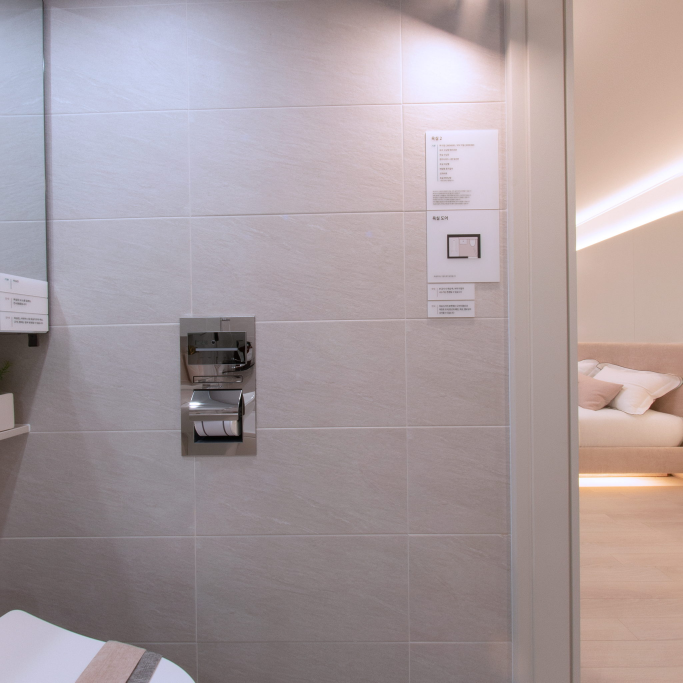
#> input picture references/modelhouse/vr84a/011_r.jpg, 2048 x 2048 px (shown at 1/3 size)
$ python prepare_master_bath_tile.py
#> lines starting #> are read from the running program, lines starting #| are printed output that depends on the picture
"""Extract photo detail while removing panorama lighting/colour casts for Q24."""
from pathlib import Path
from PIL import Image,ImageFilter
import numpy as np
root=Path(__file__).resolve().parent.parent
image=Image.open(root/'references/modelhouse/vr84a/011_r.jpg').convert('RGB')
#> image is the input picture: PIL image 2048x2048 RGB; mean R, G, B 168.5, 155.8, 158.9
# Clear tile interior: no labels, fittings or photographed grout.
patch=image.crop((640,400,1100,620)).resize((1024,512),Image.Resampling.LANCZOS).convert('L')
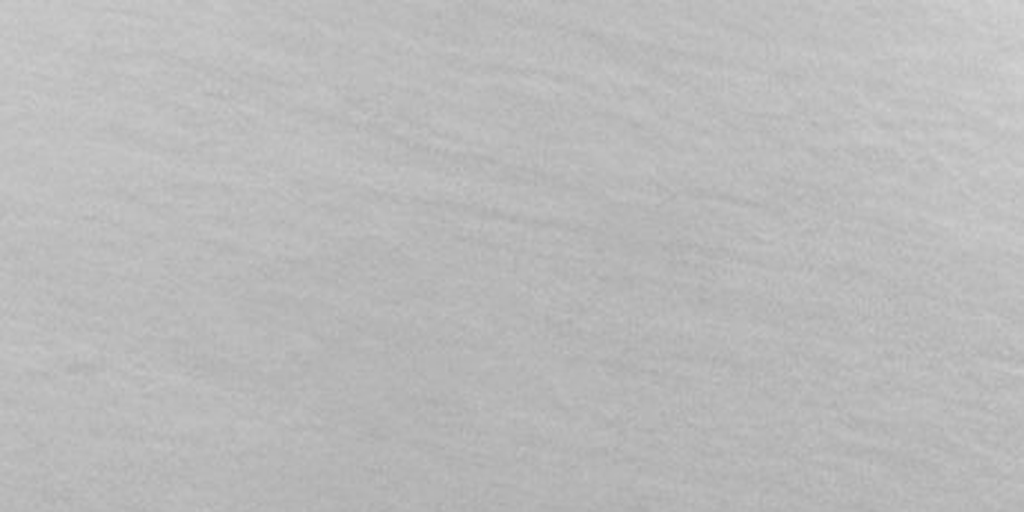
#> patch: PIL image 1024x512 L; min 169, max 210, mean 186.2
detail=np.asarray(patch,dtype=float)-np.asarray(patch.filter(ImageFilter.GaussianBlur(24)),dtype=float)
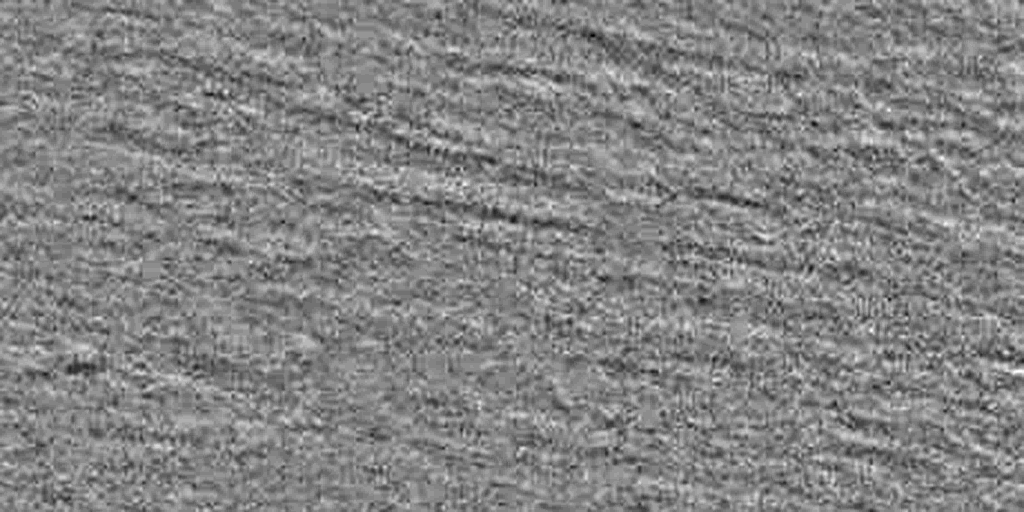
#> detail: shape (512, 1024) float64; min -15, max 14, mean -0.00597; drawn with min black and max white
albedo=np.clip(np.array([184.,182.,177.])[None,None,:]+detail[:,:,None]*.65,0,255).astype('uint8')
out=root/'assets/textures_export/q24_tile_albedo.png'
Image.fromarray(albedo).save(out)
print('Prepared neutral photo-detail tile:',out)

$ run again, with references/modelhouse/vr84a/013_r.jpg copied over references/modelhouse/vr84a/011_r.jpg
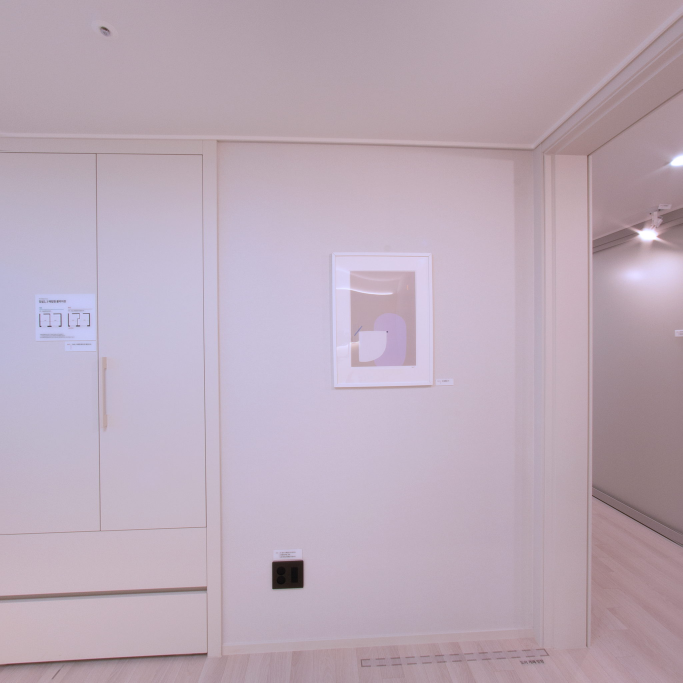
#> input picture references/modelhouse/vr84a/013_r.jpg, 2048 x 2048 px (shown at 1/3 size)
#> image is the input picture: PIL image 2048x2048 RGB; mean R, G, B 186.8, 170, 183.6
#> `detail=np.asarray(patch,dtype=float)-np.asarray(patch.filter(ImageFilt..`:
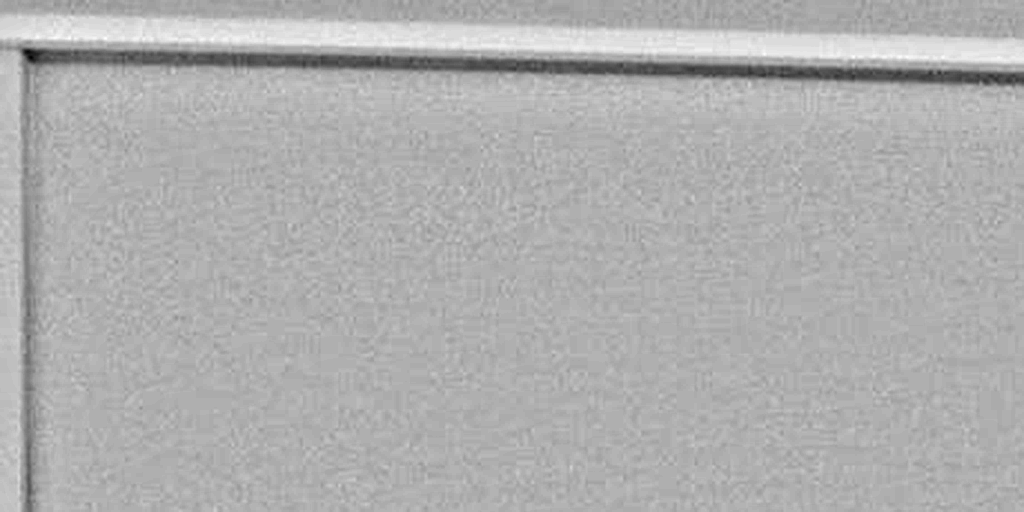
#> detail: shape (512, 1024) float64; min -44, max 20, mean -0.00899; drawn with min black and max white
#> `albedo=np.clip(np.array([184.,182.,177.])[None,None,:]+detail[:,:,None..`:
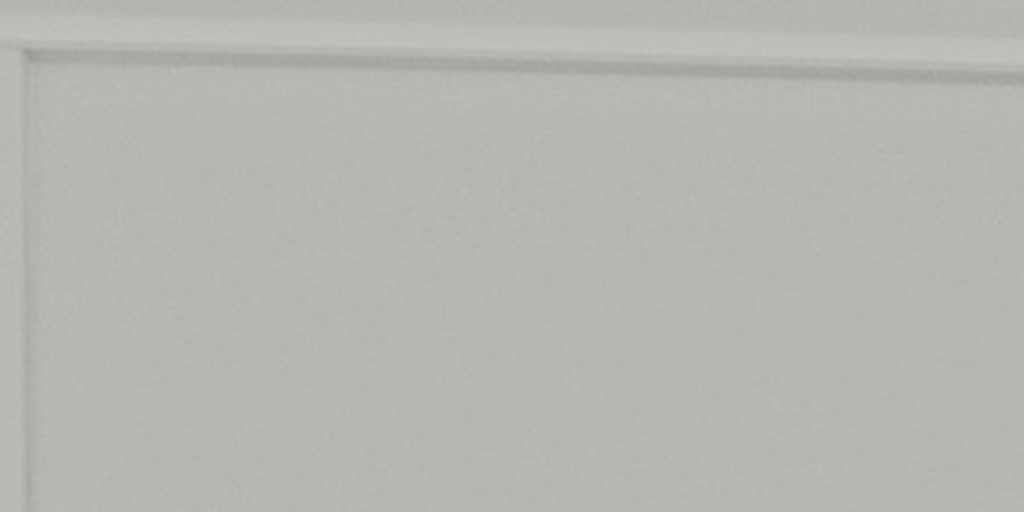
#> albedo: shape (512, 1024, 3); mean of channels 0, 1, 2 183.6, 181.6, 176.6; drawn as R, G, B

$ run again, with references/modelhouse/vr84a/015_r.jpg copied over references/modelhouse/vr84a/011_r.jpg
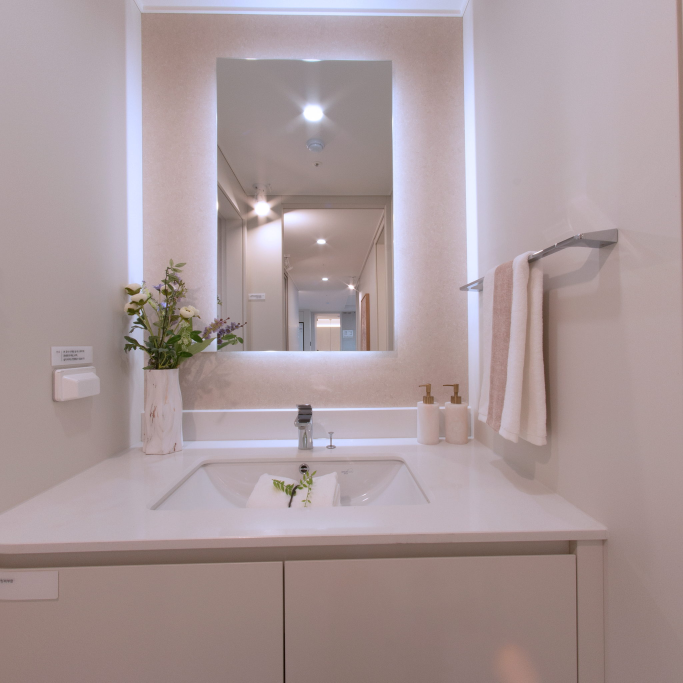
#> input picture references/modelhouse/vr84a/015_r.jpg, 2048 x 2048 px (shown at 1/3 size)
#> image is the input picture: PIL image 2048x2048 RGB; mean R, G, B 169.7, 153.5, 155.4
#> `detail=np.asarray(patch,dtype=float)-np.asarray(patch.filter(ImageFilt..`:
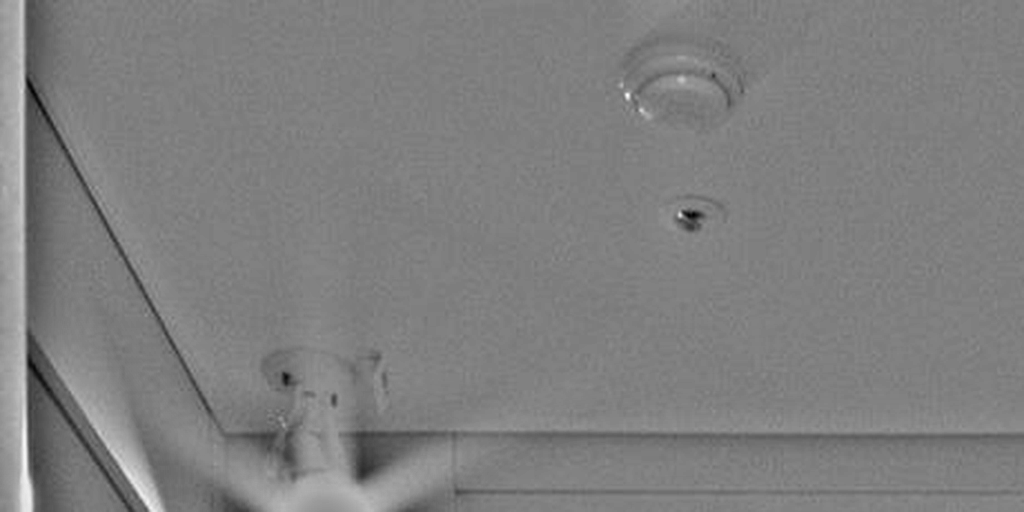
#> detail: shape (512, 1024) float64; min -79, max 79, mean -0.1; drawn with min black and max white
#> `albedo=np.clip(np.array([184.,182.,177.])[None,None,:]+detail[:,:,None..`:
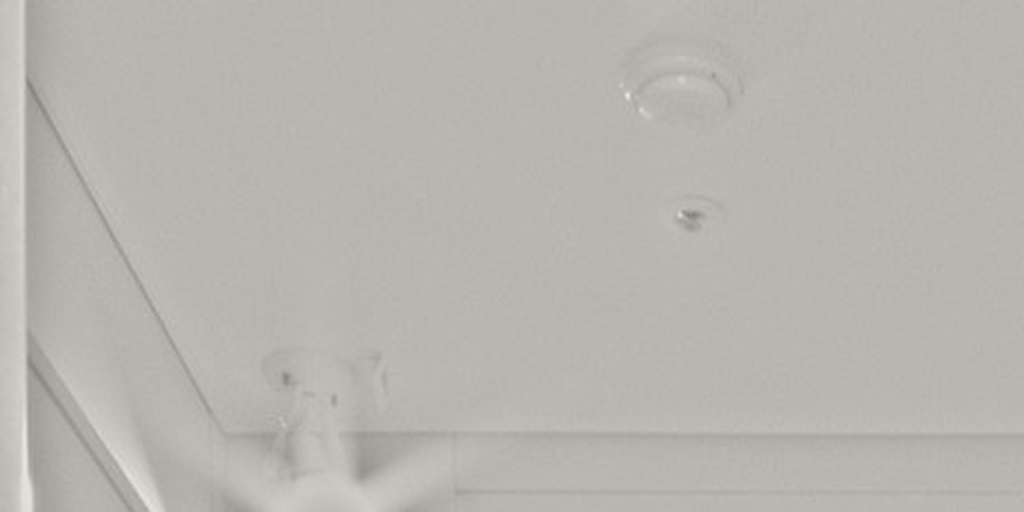
#> albedo: shape (512, 1024, 3); mean of channels 0, 1, 2 183.5, 181.5, 176.5; drawn as R, G, B

$ run again, with references/modelhouse/vr84a/016_r.jpg copied over references/modelhouse/vr84a/011_r.jpg
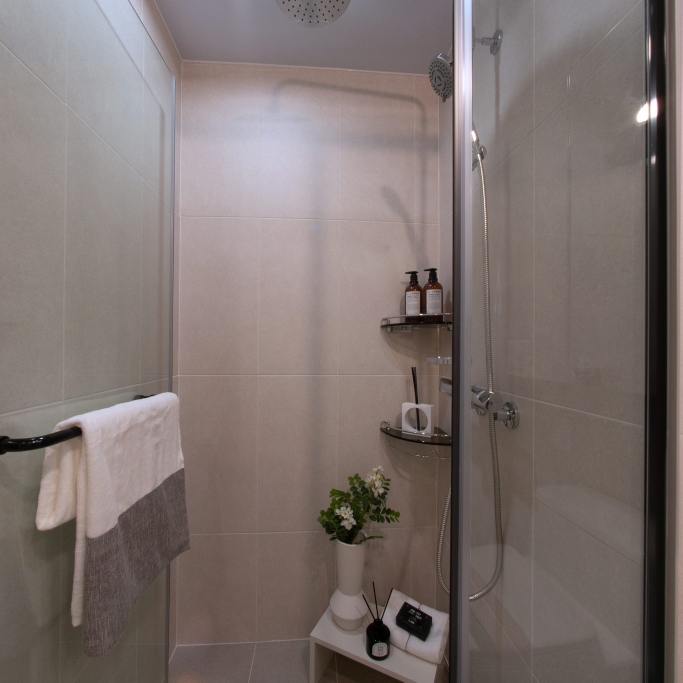
#> input picture references/modelhouse/vr84a/016_r.jpg, 2048 x 2048 px (shown at 1/3 size)
#> image is the input picture: PIL image 2048x2048 RGB; mean R, G, B 125.3, 114.2, 111.1
#> `detail=np.asarray(patch,dtype=float)-np.asarray(patch.filter(ImageFilt..`:
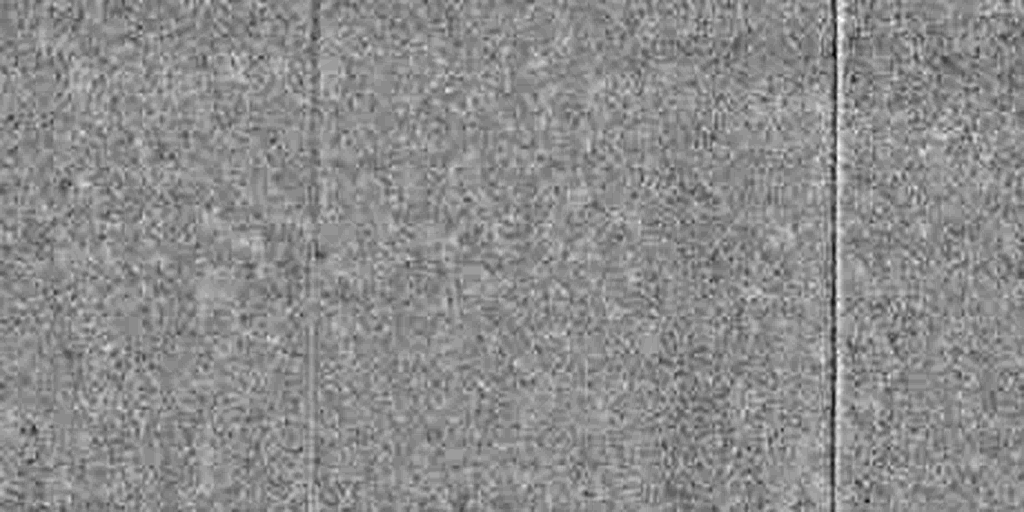
#> detail: shape (512, 1024) float64; min -17, max 14, mean 0.0216; drawn with min black and max white
#> `albedo=np.clip(np.array([184.,182.,177.])[None,None,:]+detail[:,:,None..`:
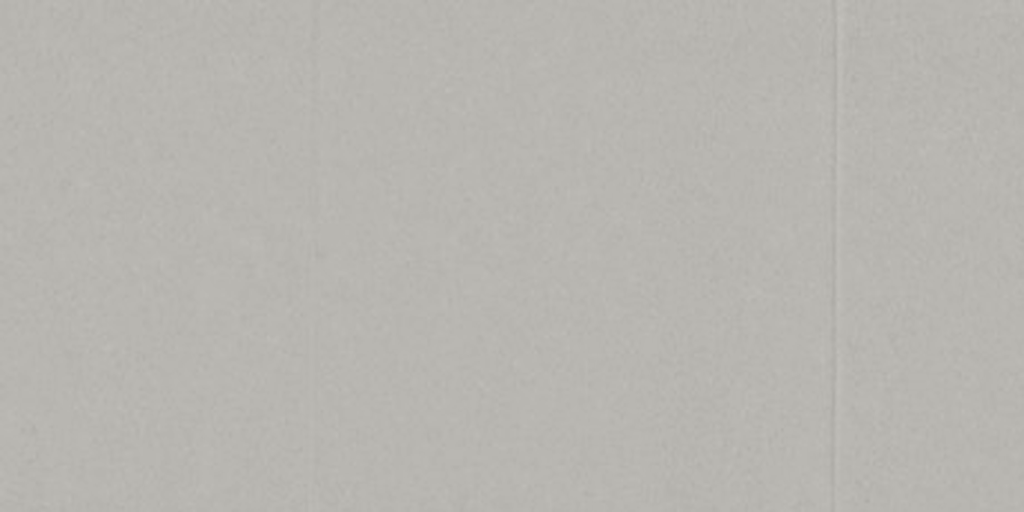
#> albedo: shape (512, 1024, 3); mean of channels 0, 1, 2 183.6, 181.6, 176.6; drawn as R, G, B
